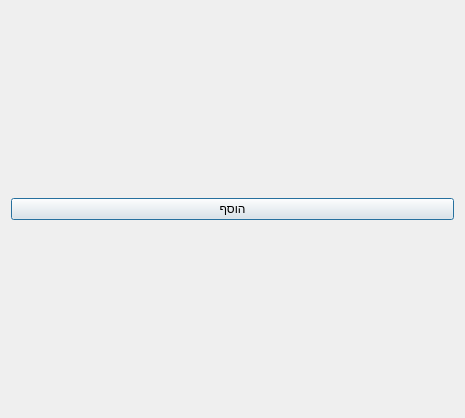
<?xml version="1.0" encoding="UTF-8"?>
<ui version="4.0">
 <class>locationsView</class>
 <widget class="QDialog" name="locationsView">
  <property name="geometry">
   <rect>
    <x>0</x>
    <y>0</y>
    <width>465</width>
    <height>418</height>
   </rect>
  </property>
  <property name="windowTitle">
   <string>מיקומים</string>
  </property>
  <property name="layoutDirection">
   <enum>Qt::RightToLeft</enum>
  </property>
  <layout class="QVBoxLayout" name="verticalLayout">
   <item>
    <widget class="QPushButton" name="AddPushButton">
     <property name="text">
      <string>הוסף</string>
     </property>
    </widget>
   </item>
  </layout>
 </widget>
 <resources/>
 <connections/>
</ui>
